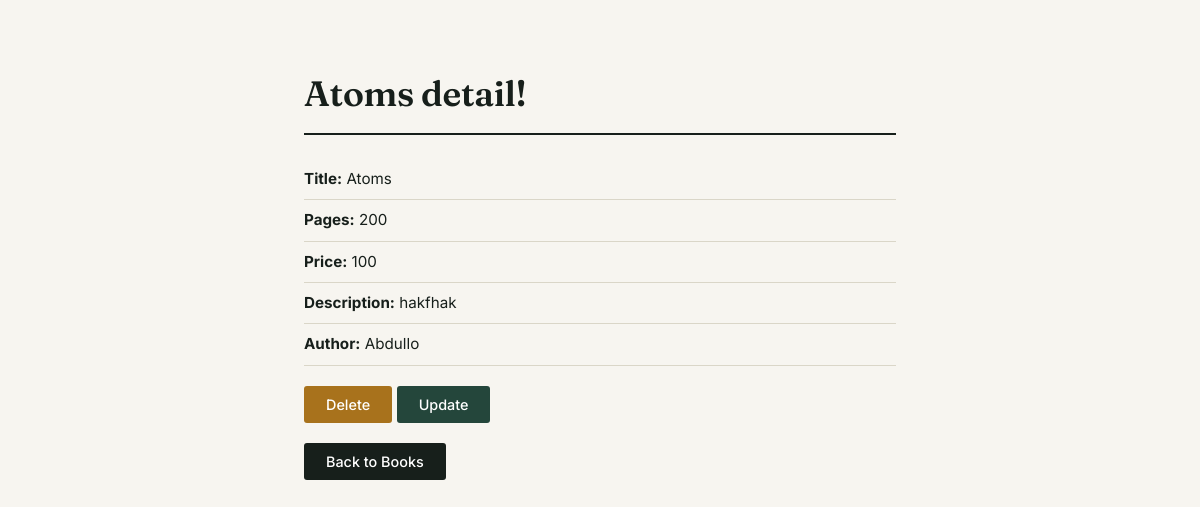
The page /detail/4 on the database its author committed.
### examapp/models.py (models this page shows, shortened)
class Book(models.Model):
    title = models.CharField(max_length=50)
    pages = models.IntegerField()
    price = models.IntegerField()
    description = models.TextField()
    author = models.ForeignKey( Author ,on_delete=models.CASCADE)

class Author(models.Model):
    first_name = models.CharField(max_length=50)
    last_name = models.CharField(max_length=50)
    birth_date = models.CharField(max_length=100)
    def __str__(self):
        return self.first_name

### examapp/views.py (the view)
# urls.py: path('detail/<int:id>' , detail , name='detail'),
def detail(request,id):
    book = Book.objects.get(id=id)
    return render(request,'detail.html',{'book':book})

### examapp/templates/detail.html (shortened to what this page needs)
<!DOCTYPE html>
<html lang="en">
<head>
</head>
<body>
    <div class="wrap">
    <h1>{{book.title}} detail!</h1>
    <p><b>Title:</b> {{book.title}}</p>
    <p><b>Pages:</b> {{book.pages}}</p>
    <p><b>Price:</b> {{book.price}}</p>
    <p><b>Description:</b> {{book.description}}</p>
    <p><b>Author:</b> {{book.author}}</p>
    <br>
    <a href="{% url 'delete' book.id%}"><button class="btn-delete">Delete</button></a>
    <a href="{% url 'update' book.id%}"><button class="btn-update">Update</button></a>
    <br><br>
    <a href="{% url 'book'%}"><button class="btn-back">Back to Books</button></a>
</body>
</html>

### examapp/templates/detail.html (style rules this page uses)
* { box-sizing: border-box; margin: 0; padding: 0; }
body { font-family: 'Inter', sans-serif; background: #F7F5F0; color: #171F1B; }
.wrap { max-width: 640px; margin: 0 auto; padding: 72px 24px 80px; }
h1 { font-family: 'Fraunces', serif; font-weight: 600; font-size: 2.2rem; letter-spacing: -0.01em; border-bottom: 2px solid #171F1B; padding-bottom: 18px; margin-bottom: 24px; }
p { font-size: 0.95rem; line-height: 1.6; padding: 8px 0; border-bottom: 1px solid #DAD6C8; }
.btn-delete { border: none; border-radius: 3px; padding: 10px 22px; cursor: pointer; font-size: 0.9rem; font-family: 'Inter', sans-serif; font-weight: 500; background-color: #A8721C; color: #fff; }
.btn-update { border: none; border-radius: 3px; padding: 10px 22px; cursor: pointer; font-size: 0.9rem; font-family: 'Inter', sans-serif; font-weight: 500; background-color: #24463B; color: #fff; }
.btn-back { border: none; border-radius: 3px; padding: 10px 22px; cursor: pointer; font-size: 0.9rem; font-family: 'Inter', sans-serif; font-weight: 500; background-color: #171F1B; color: #fff; }

### rows shown on the page
Book: title "Atoms", pages "200", price "100", description "hakfhak", author "Abdullo"
